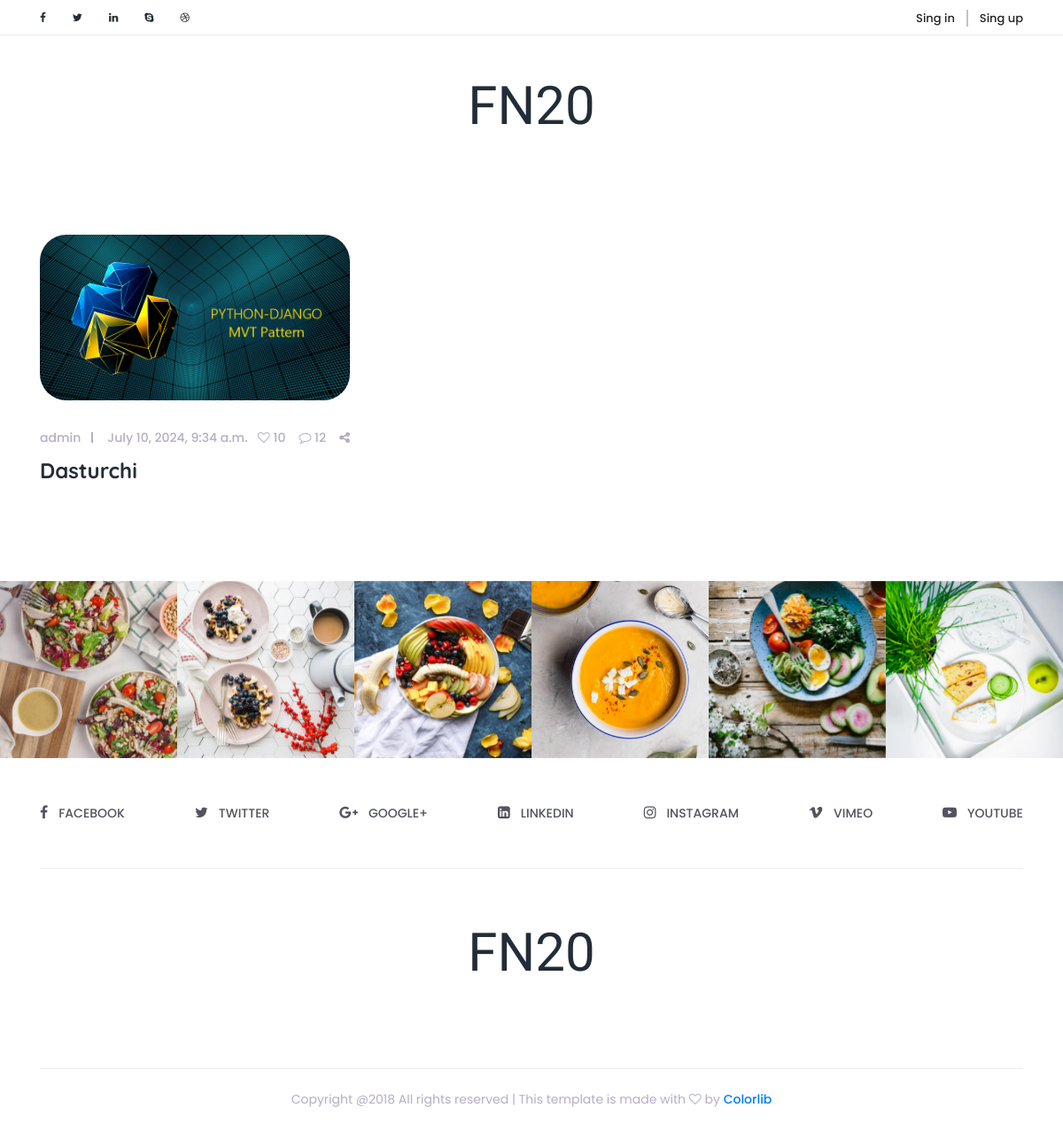
The page / on the database its author committed.
### main/models.py (models this page shows, shortened)
class Blog(models.Model):
    author = models.ForeignKey(User, on_delete=models.CASCADE)
    title = models.CharField(max_length=255)
    body = models.TextField()
    create_at = models.DateTimeField(auto_now_add=True)
    @property
    def last_img(self):
        return BlogImg.objects.filter(blog__id = self.id).last().img

class BlogImg(models.Model):
    img = models.ImageField(upload_to='blog-img/')
    blog = models.ForeignKey(Blog, on_delete=models.CASCADE)

class User(AbstractUser):
    img = models.ImageField(upload_to='img', blank=True, null=True)
    bio = models.TextField(max_length=500, blank=True, null=True)

### main/views.py (the view)
# urls.py: path('', views.blogs, name='index'),
def blogs(request):
    posts = models.Blog.objects.all()
    context = {
        'posts':posts
    }
    return render(request, 'blogs.html', context)

### templates/blogs.html (shortened to what this page needs)
<!DOCTYPE html>
<html lang="en">
{% load static %}
<head>
    <link href="{% static 'style.css' %}" rel="stylesheet">
    <link href="{% static 'css/responsive/responsive.css' %}" rel="stylesheet">
</head>
<body>
    <div class="top_header_area">
        <div class="container">
            <div class="row">
                <div class="col-5 col-sm-6">
                    <div class="top_social_bar">
                        <a href="#"><i class="fa fa-facebook" aria-hidden="true"></i></a>
                        <a href="#"><i class="fa fa-twitter" aria-hidden="true"></i></a>
                        <a href="#"><i class="fa fa-linkedin" aria-hidden="true"></i></a>
                        <a href="#"><i class="fa fa-skype" aria-hidden="true"></i></a>
                        <a href="#"><i class="fa fa-dribbble" aria-hidden="true"></i></a>
                    </div>
                </div>
                <div class="col-7 col-sm-6">
                    <div class="signup-search-area d-flex align-items-center justify-content-end">
                        {% if user.is_authenticated %}
                        <div class="login_register_area d-flex">
                            <div class="login">
                                <p>Salom {{user.username}}, <a href="{% url 'log_out' %}">chiqish</a></p>
                            </div>
                        </div>
                        {% else %}
                        <div class="login_register_area d-flex">
                            <div class="login">
                                <a href="{% url 'login_user' %}">Sing in</a>
                            </div>
                            <div class="register">
                                <a href="{% url 'register_user' %}">Sing up</a>
                            </div>
                        </div>
                        {% endif %}
                    </div>
                </div>
            </div>
        </div>
    </div>
    <header class="header_area">
        <div class="container">
            <div class="row">
                <div class="col-12">
                    <div class="logo_area text-center">
                        <a href="#" class="yummy-logo">FN20</a>
                    </div>
                </div>
            </div>
        </div>
    </header>
    <section class="archive-area section_padding_80">
        <div class="container">
            <div class="row">
                {% for post in posts %}
                <div class="col-12 col-md-6 col-lg-4">
                    <div class="single-post wow fadeInUp" data-wow-delay="1.2s">
                        <div class="post-thumb">
                            <img src="{{post.last_img.url}}" alt="">
                        </div>
                        <div class="post-content">
                            <div class="post-meta d-flex">
                                <div class="post-author-date-area d-flex">
                                    <div class="post-author">
                                        <a href="#">{{post.author.username}}</a>
                                    </div>
                                    <div class="post-date">
                                        <a href="#">{{post.create_at}}</a>
                                    </div>
                                </div>
                                <div class="post-comment-share-area d-flex">
                                    <div class="post-favourite">
                                        <a href="#"><i class="fa fa-heart-o" aria-hidden="true"></i> 10</a>
                                    </div>
                                    <div class="post-comments">
                                        <a href="#"><i class="fa fa-comment-o" aria-hidden="true"></i> 12</a>
                                    </div>
                                    <div class="post-share">
                                        <a href="#"><i class="fa fa-share-alt" aria-hidden="true"></i></a>
                                    </div>
                                </div>
                            </div>
                            <a href="{% url 'blog_detail' post.id %}">
                                <h4 class="post-headline">{{post.title}}</h4>
                            </a>
                        </div>
                    </div>
                </div>
                {% endfor %}
            </div>
            </div>
    </section>
    <div class="instargram_area owl-carousel section_padding_100_0 clearfix" id="portfolio">
        <div class="instagram_gallery_item">
            <img src="img/instagram-img/1.jpg" alt="">
        </div>
        <div class="instagram_gallery_item">
            <img src="img/instagram-img/2.jpg" alt="">
        </div>
        <div class="instagram_gallery_item">
            <img src="img/instagram-img/3.jpg" alt="">
        </div>
        <div class="instagram_gallery_item">
            <img src="img/instagram-img/4.jpg" alt="">
        </div>
        <div class="instagram_gallery_item">
            <img src="img/instagram-img/5.jpg" alt="">
        </div>
        <div class="instagram_gallery_item">
            <img src="img/instagram-img/6.jpg" alt="">
        </div>
    </div>
    <div class="social_icon_area clearfix">
        <div class="container">
            <div class="row">
                <div class="col-12">
                    <div class="footer-social-area d-flex">
                        <div class="single-icon">
                            <a href="#"><i class="fa fa-facebook" aria-hidden="true"></i><span>facebook</span></a>
                        </div>
                        <div class="single-icon">
                            <a href="#"><i class="fa fa-twitter" aria-hidden="true"></i><span>Twitter</span></a>
                        </div>
                        <div class="single-icon">
                            <a href="#"><i class="fa fa-google-plus" aria-hidden="true"></i><span>GOOGLE+</span></a>
                        </div>
                        <div class="single-icon">
                            <a href="#"><i class="fa fa-linkedin-square" aria-hidden="true"></i><span>linkedin</span></a>
                        </div>
                        <div class="single-icon">
                            <a href="#"><i class="fa fa-instagram" aria-hidden="true"></i><span>Instagram</span></a>
                        </div>
                        <div class="single-icon">
                            <a href="#"><i class="fa fa-vimeo" aria-hidden="true"></i><span>VIMEO</span></a>
                        </div>
                        <div class="single-icon">
                            <a href="#"><i class="fa fa-youtube-play" aria-hidden="true"></i><span>YOUTUBE</span></a>
                        </div>
                    </div>
                </div>
            </div>
        </div>
    </div>
    <footer class="footer_area">
        <div class="container">
            <div class="row">
                <div class="col-12">
                    <div class="footer-content">
                        <div class="footer-logo-area text-center">
                            <a href="index.html" class="yummy-logo">FN20</a>
                        </div>
                    </div>
                </div>
            </div>
        </div>
        <div class="container">
            <div class="row">
                <div class="col-12">
                    <div class="copy_right_text text-center">
                        <p>Copyright @2018 All rights reserved | This template is made with <i class="fa fa-heart-o" aria-hidden="true"></i> by <a href="https://colorlib.com" target="_blank">Colorlib</a></p>
                    </div>
                </div>
            </div>
        </div>
    </footer>
</body>

### static/style.css (style rules this page uses)
* { margin: 0; padding: 0; }
body { font-family: 'Poppins', sans-serif; position: relative; z-index: auto; }
h1, h2, h3, h4, h5, h6 { font-family: 'Quicksand', sans-serif; font-weight: 700; color: #232d37; line-height: 1.25; }
p { color: #51545f; font-size: 16px; }
.section_padding_80 { margin-top: 80px; margin-bottom: 80px; }
img { max-width: 100%; }
a, a:hover, a:focus, a:active { text-decoration: none; -webkit-transition-duration: 500ms; transition-duration: 500ms; font-weight: 500; outline: none; }
.top_header_area { width: 100%; height: 40px; border-bottom: 1px solid #ebebeb; }
.top_header_area .top_social_bar { display: -webkit-box; display: -ms-flexbox; display: flex; height: 40px; -webkit-box-align: center; -ms-flex-align: center; align-items: center; }
.top_header_area .top_social_bar > a { font-size: 12px; color: #232d37; margin-right: 30px; }
.top_header_area .top_social_bar > a:last-of-type { margin-right: 0; }
.top_header_area .signup-search-area { height: 40px; position: relative; z-index: 3; }
.top_header_area .signup-search-area a { font-size: 13px; color: #222; }
.top_header_area .signup-search-area .login a { margin-right: 13px; border-right: 2px solid #c2c2c2; padding-right: 13px; }
.logo_area .yummy-logo { font-family: 'Shadows Into Light Two', cursive; font-size: 60px; margin-bottom: 0; padding: 35px 0 20px 0; display: inline-block; color: #232d37; }
.post-thumb img { border-radius: 30px; margin-bottom: 30px; }
.post-meta { -webkit-box-align: center; -ms-flex-align: center; -ms-grid-row-align: center; align-items: center; -webkit-box-pack: justify; -ms-flex-pack: justify; justify-content: space-between; }
.post-author a, .post-date a, .post-favourite a, .post-comments a, .post-share a { color: #b5aec4; font-size: 14px; }
.post-favourite a, .post-comments a { margin-right: 15px; }
.post-author a { margin-right: 30px; position: relative; z-index: 1; }
.post-author a:after { width: 2px; height: 60%; content: ''; position: absolute; top: 20%; right: -14px; z-index: 2; background-color: #b5aec4; }
.single-post { margin-bottom: 30px; }
.single-post h2, .single-post h4 { margin: 10px 0; color: #232d37; -webkit-transition-duration: 500ms; transition-duration: 500ms; text-transform: capitalize; }
.instagram_gallery_item { position: relative; z-index: 1; }
.instagram_gallery_item img { -webkit-transition-duration: 500ms; transition-duration: 500ms; width: 100%; }
.instargram_area { position: relative; z-index: 1; }
.footer-social-area { border-bottom: 1px solid #eeeeee; padding: 50px 0; -webkit-box-pack: justify; -ms-flex-pack: justify; justify-content: space-between }
.single-icon > a { color: #51545f; font-size: 14px; font-weight: 500; text-transform: uppercase; }
.single-icon > a > i { font-size: 16px; padding-right: 12px; }
.footer-content { padding: 50px 0 65px 0; border-bottom: 1px solid #eeeeee; }
.footer-logo-area .yummy-logo { font-family: 'Shadows Into Light Two', cursive; font-size: 60px; margin-bottom: 0; padding: 0 0 20px 0; display: inline-block; color: #232d37; }
.copy_right_text { width: 100%; height: 70px; display: -webkit-box; display: -ms-flexbox; display: flex; -webkit-box-align: center; -ms-flex-align: center; align-items: center; -webkit-box-pack: center; -ms-flex-pack: center; justify-content: center }
.copy_right_text > p { font-size: 14px; color: #b5aec4; margin-bottom: 0; }

### rows shown on the page
Blog: last_img (picture), author.username "admin", create_at "July 10, 2024, 9:34 a.m.", title "Dasturchi"
